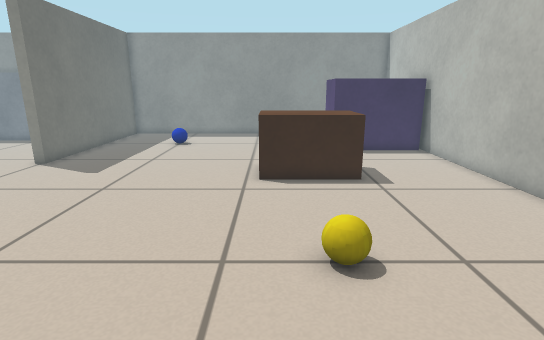
[1] (above)

18 first-person views from a walk through a robot-simulator world made for Gazebo. The camera is 0.69 m above the floor, tilts 14° down and sees 80° across. The floor is counted in squares, 0.2 m on a side. Each view is taken from the middle of a square. On the plan, view 1 faces up. The plan holds only what a view shows up to about 20 squares ahead; the rest is blank.

[2]
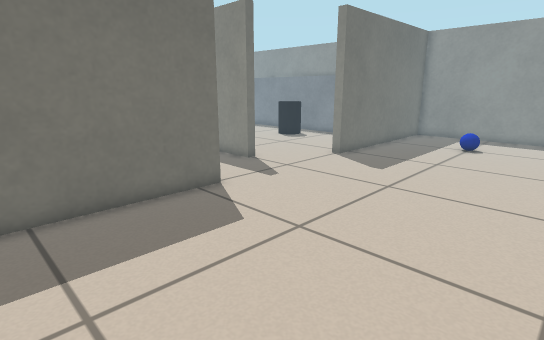

[3]
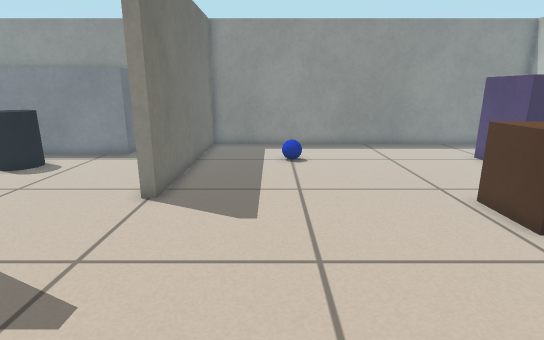

[4]
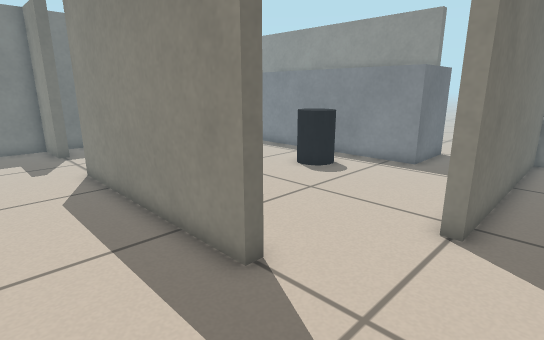

[5]
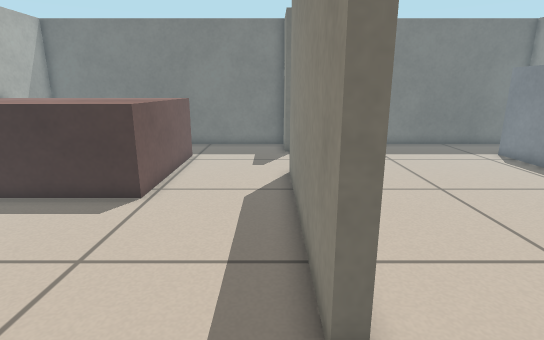

[6]
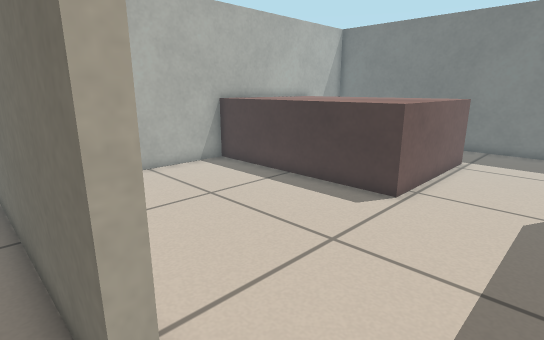

[7]
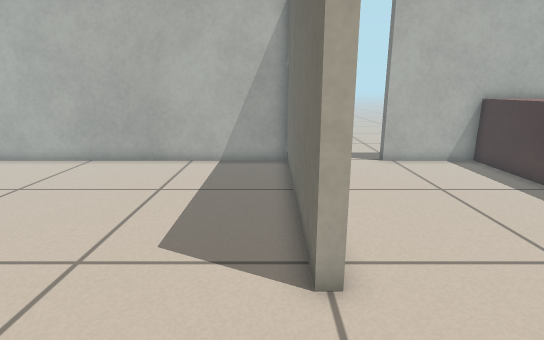

[8]
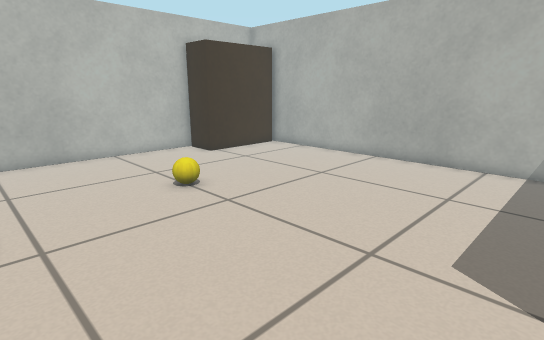

[9]
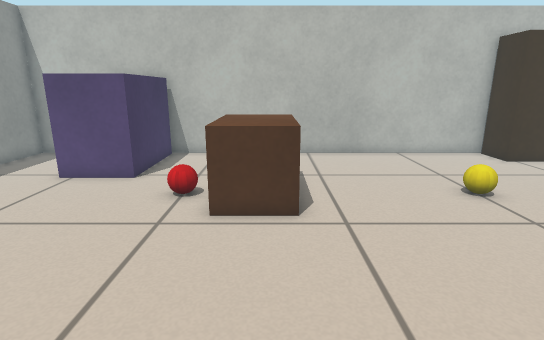

[10]
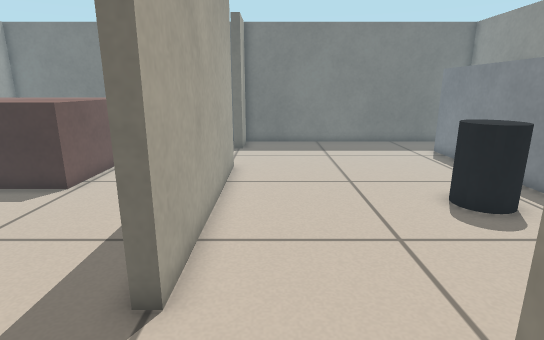

[11]
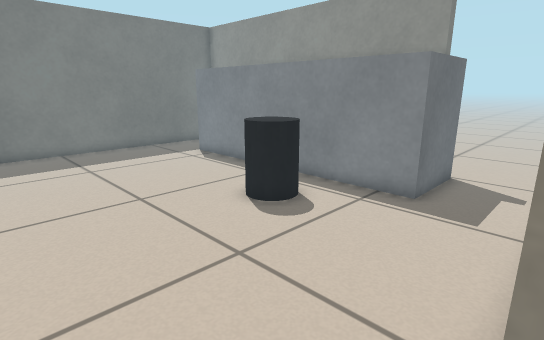

[12]
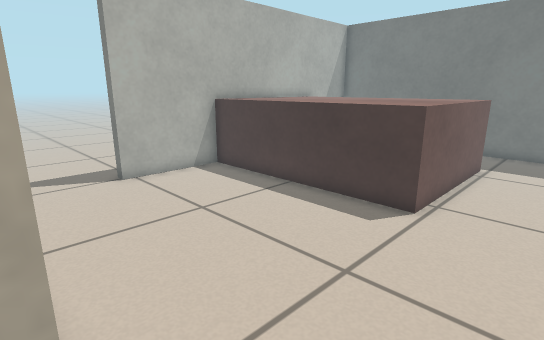

[13]
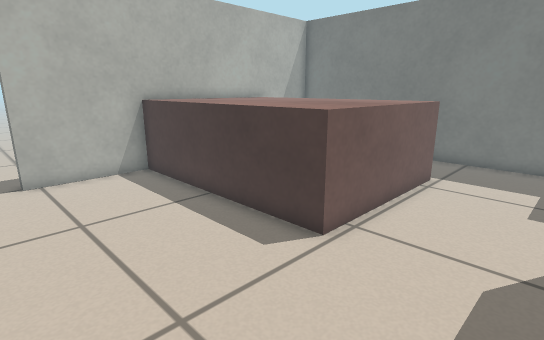

[14]
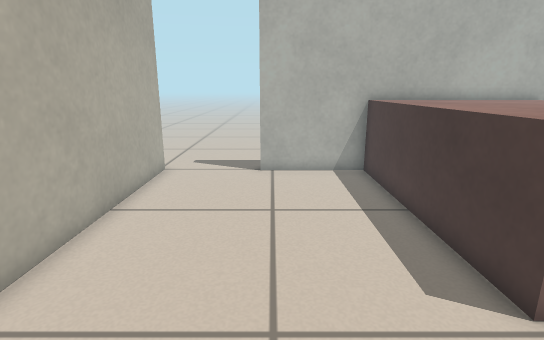

[15]
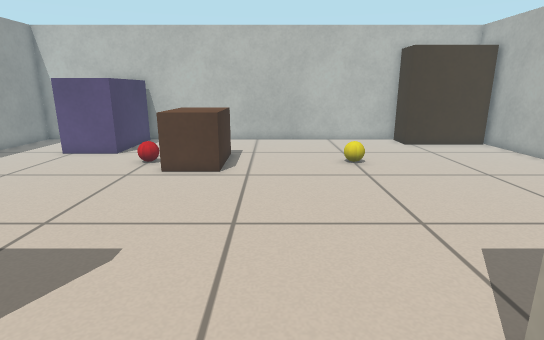

[16]
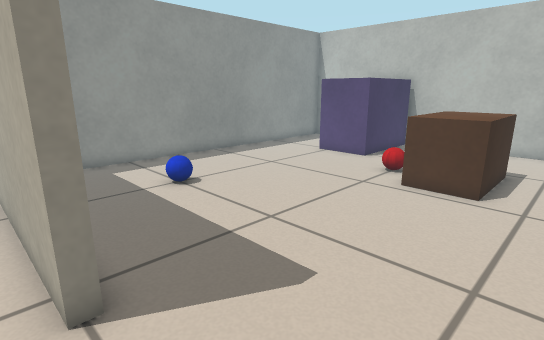

[17]
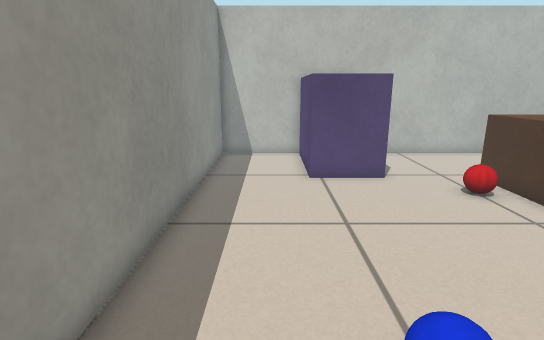

[18]
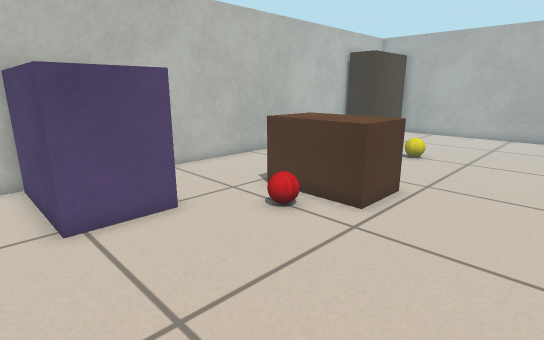

### Floor plan
Key: @ floor where view 1 was taken; # wall or solid block; . floor; B purple box; R brown box; Y yellow ball; L blue ball; C counter; A dark grey cylinder; E red ball.
Columns run from 31 left of view 1 to 9 right of it. Each row starts with its distance up from view 1.
 27                 ....
 26 ################C...#####################
 25 #               C...#...................#
 24 #               C...#...................#
 23 #...            C...#...................#
 22 #...CCCCCCCCCCCCC...#...................#
 21 #...................#....L.........BBBBB#
 20 #...........AA......#..............B    #
 19 #...........AA......#..............BBBBB#
 18 #...................#...................#
 17 #...................#...................#
 16 #...................#...........EE......#
 15 #..............................RRRR.....#
 14 #..............................RRRR.....#
 13 #..............................RRRR.....#
 12 #..............................RRRR.....#
 11 ###.....##########......................#
 10 #.......................................#
  9 #.......................................#
  8 #.......................................#
  7 #...................#...................#
  6 #...RRRRRRRR........#...........YY......#
  5 #..  RRRRRRR........#...................#
  4 #   RRRRRRRR........#...................#
  3 #    RRRRRRR........#...................#
  2 #   RRRRRRRR........#...................#
  1 #   RRRRRRRR........#.................RR#
  0 #   RRRRRRRR........#..........@......R
 -1 #   RRRRRRRR........#.................R
 -2 #    RRRRRRR........#.................R
 -3 #   RRRRRRRR........#.................R
 -4 ################....###################
 -5                ......

Where each view was taken, in squares from view 1:
view 1: 0 up, 0 right, facing up
view 2: 0 up, 1 left, facing up-left
view 3: 5 up, 7 left, facing up
view 4: 7 up, 9 left, facing up-left
view 5: 10 up, 10 left, facing left
view 6: 10 up, 10 left, facing down-left
view 7: 12 up, 10 left, facing down
view 8: 12 up, 9 left, facing down-right
view 9: 13 up, 9 left, facing right
view 10: 13 up, 9 left, facing left
view 11: 12 up, 11 left, facing up-left
view 12: 9 up, 11 left, facing down-left
view 13: 10 up, 14 left, facing down-left
view 14: 10 up, 16 left, facing down
view 15: 10 up, 14 left, facing right
view 16: 10 up, 12 left, facing up-right
view 17: 23 up, 9 left, facing right
view 18: 23 up, 5 left, facing down-right
